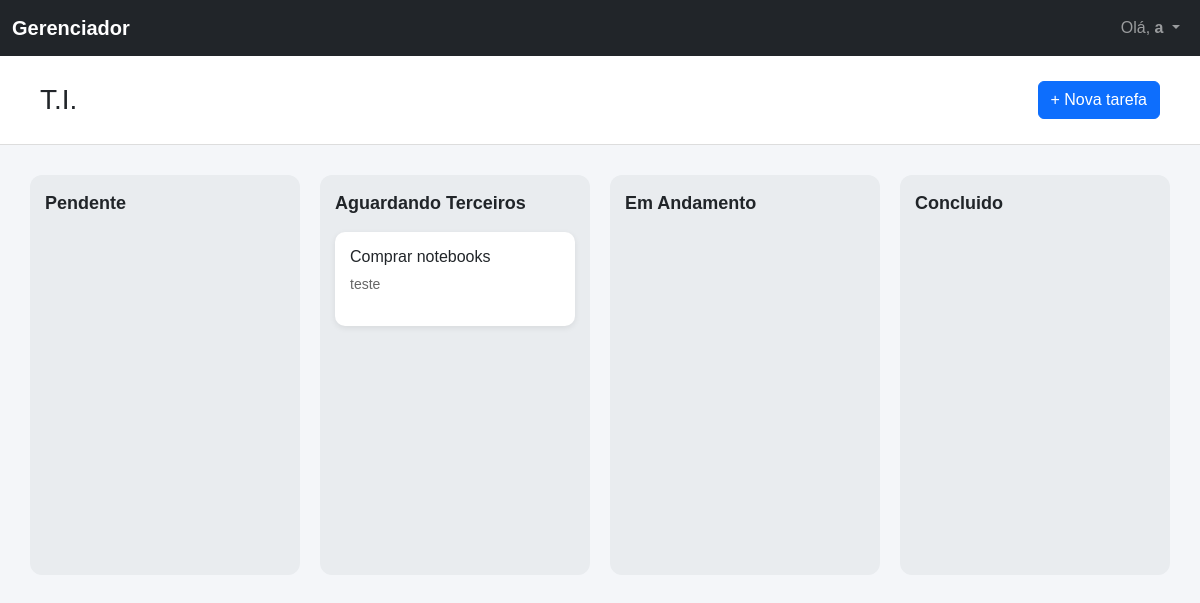
/board/1/ (signed in), run on an earlier commit of the app's database.
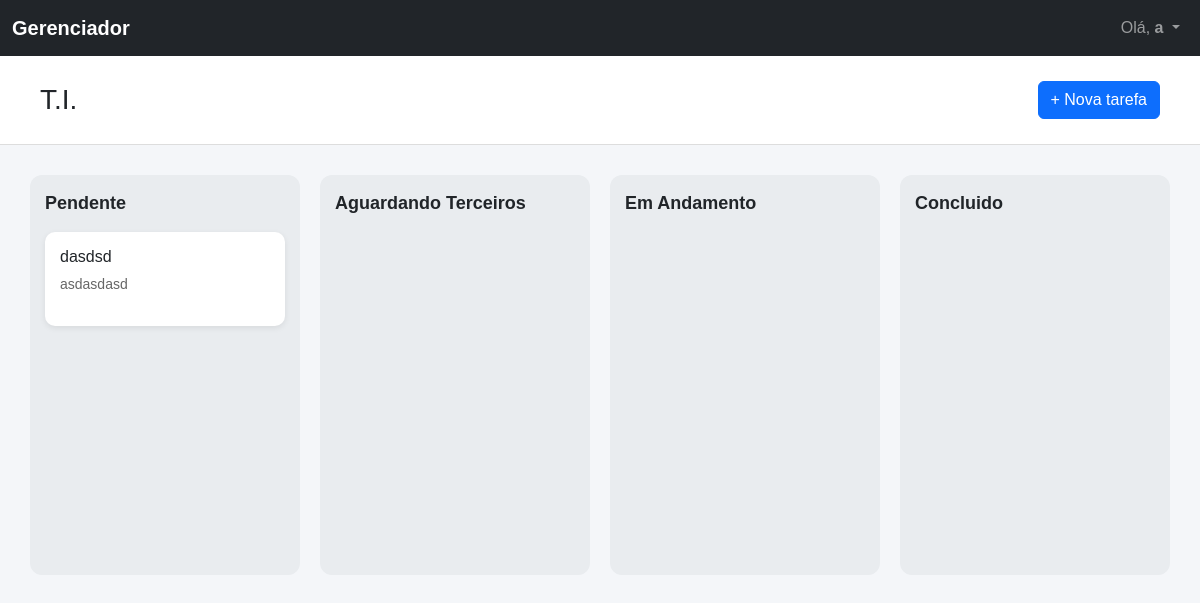
And on a later commit of the database.
### main/models.py (models this page shows, shortened)
class User(AbstractUser):
    TIPOS = (
        ("admin", "Administrador"),
        ("gerente", "Gerente"),
        ("usuario", "Usuário"),
    )
    tipo = models.CharField(
        max_length=20,
        choices=TIPOS,
        default="usuario"
    )
    workspace = models.ForeignKey(
        "Workspace",
        on_delete=models.SET_NULL,
        null=True,
        blank=True,
        related_name="usuarios"
    )

class Board(models.Model):
    workspace = models.ForeignKey(
        Workspace,
        on_delete=models.CASCADE,
        related_name="boards"
    )
    nome = models.CharField(
        max_length=100
    )
    descricao = models.TextField(
        blank=True
    )
    privado = models.BooleanField(
        default=False
    )
    criado_em = models.DateTimeField(
        auto_now_add=True
    )

class Status(models.Model):
    workflow = models.ForeignKey(
        Workflow,
        on_delete=models.CASCADE,
        related_name="status"
    )
    nome = models.CharField(
        max_length=100
    )
    ordem = models.PositiveIntegerField(
        default=0
    )
    cor = models.CharField(
        max_length=20,
        default="#000000"
    )
    class Meta:
        ordering = [
            "ordem"
        ]

class Task(models.Model):
    PRIORIDADES = (
        ("baixa", "Baixa"),
        ("media", "Média"),
        ("alta", "Alta"),
        ("urgente", "Urgente"),
    )
    board = models.ForeignKey(
        Board,
        on_delete=models.CASCADE,
        related_name="tarefas"
    )
    workflow = models.ForeignKey(
        Workflow,
        on_delete=models.PROTECT,
        related_name="tarefas"
    )
    titulo = models.CharField(
        max_length=200
    )
    descricao = models.TextField(
        blank=True
    )
    prioridade = models.CharField(
        max_length=20,
        choices=PRIORIDADES,
        default="media"
    )
    status = models.ForeignKey(
        Status,
        on_delete=models.PROTECT,
        related_name="tasks"
    )
    responsavel = models.ForeignKey(
        User,
        on_delete=models.SET_NULL,
        null=True,
        blank=True,
        related_name="tarefas_responsaveis"
    )
    criado_por = models.ForeignKey(
        User,
        on_delete=models.SET_NULL,
        null=True,
        blank=True,
        related_name="tarefas_criadas"
    )
    atualizado_por = models.ForeignKey(
        User,
        on_delete=models.SET_NULL,
        null=True,
        blank=True,
        related_name="tarefas_atualizadas"
    )
    ordem = models.PositiveIntegerField(
        default=0
    )
    data_entrega = models.DateField(
        null=True,
        blank=True
    )
    criado_em = models.DateTimeField(
        auto_now_add=True
    )
    atualizado_em = models.DateTimeField(
        auto_now=True
    )
    class Meta:
        ordering = ["ordem"]

### main/views.py (the view)
@login_required
def board_view(request, board_id):
    board = get_object_or_404(
        Board,
        id=board_id
    )
    status_list = Status.objects.filter(
        workflow__board=board
    ).order_by(
        "ordem"
    ).prefetch_related(
        "tasks__subtasks",
        "tasks__comments",
        "tasks__history"
    )
    usuarios = User.objects.filter(
        workspace=request.user.workspace
    )
    return render(
        request,
        "board.html",
        {
            "board": board,
            "status_list": status_list,
            "usuarios": usuarios
        }
    )

### main/templates/board.html (shortened to what this page needs)
{% load static %}
<!DOCTYPE html>
<html lang="pt-br">
<head>
<link href="https://cdn.jsdelivr.net/npm/bootstrap@5.3.3/dist/css/bootstrap.min.css" rel="stylesheet">
<link rel="stylesheet" href="{% static 'css/board.css' %}">
</head>
<body>
{% include 'navbar.html' %}
<div class="board-header d-flex justify-content-between align-items-center">
<h2>
{{board.nome}}
</h2>
<button type="button"
class="btn btn-primary"
data-bs-toggle="modal"
data-bs-target="#addTaskModal">
+ Nova tarefa
</button>
</div>
<div class="kanban-container">
{% for status in status_list %}
<div class="kanban-column">
<div class="column-title">
{{status.nome}}
</div>
<div class="tasks">
{% for task in status.tasks.all %}
<div class="task-card"
data-bs-toggle="modal"
data-bs-target="#taskModal{{task.id}}">
<h4>
{{task.titulo}}
</h4>
<p>
{{task.descricao}}
</p>
</div>
{% endfor %}
</div>
</div>
{% endfor %}
</div>
</body>
</html>

### main/templates/navbar.html (shortened to what this page needs)
<nav class="navbar navbar-expand-lg navbar-dark bg-dark">
    <div class="container-fluid">
        <a class="navbar-brand fw-bold" href="{% url 'home' %}">Gerenciador</a>
        <div class="collapse navbar-collapse" id="menu">
            <ul class="navbar-nav ms-auto">
                <li class="nav-item dropdown">
                    <a class="nav-link dropdown-toggle" href="#" role="button" data-bs-toggle="dropdown">
                        Olá, <strong>{{ user.username }}</strong>
                    </a>
                </li>
            </ul>
        </div>
    </div>
</nav>

### static/css/board.css (style rules this page uses)
body { font-family: Arial, Helvetica, sans-serif; background: #f4f6f9; }
.board-header { padding: 25px 40px; background: white; border-bottom: 1px solid #ddd; }
.board-header h2 { margin: 0; font-size: 28px; }
.kanban-container { display: flex; gap: 20px; padding: 30px; overflow-x: auto; }
.kanban-column { background: #e9ecef; width: 300px; min-height: 400px; border-radius: 12px; padding: 15px; }
.column-title { font-size: 18px; font-weight: bold; margin-bottom: 15px; }
.task-card { background: white; padding: 15px; margin-bottom: 12px; border-radius: 10px; box-shadow: 0 2px 6px rgba(0,0,0,0.08); cursor: pointer; transition: .2s; }
.task-card h4 { font-size: 16px; margin-bottom: 8px; }
.task-card p { font-size: 14px; color: #666; }

What changed in the data, as far as the page shows it:
removed Task: titulo "Comprar notebooks", descricao "teste", shown under Status "Aguardando Terceiros"
added Task: titulo "dasdsd", descricao "asdasdasd", shown under Status "Pendente"
